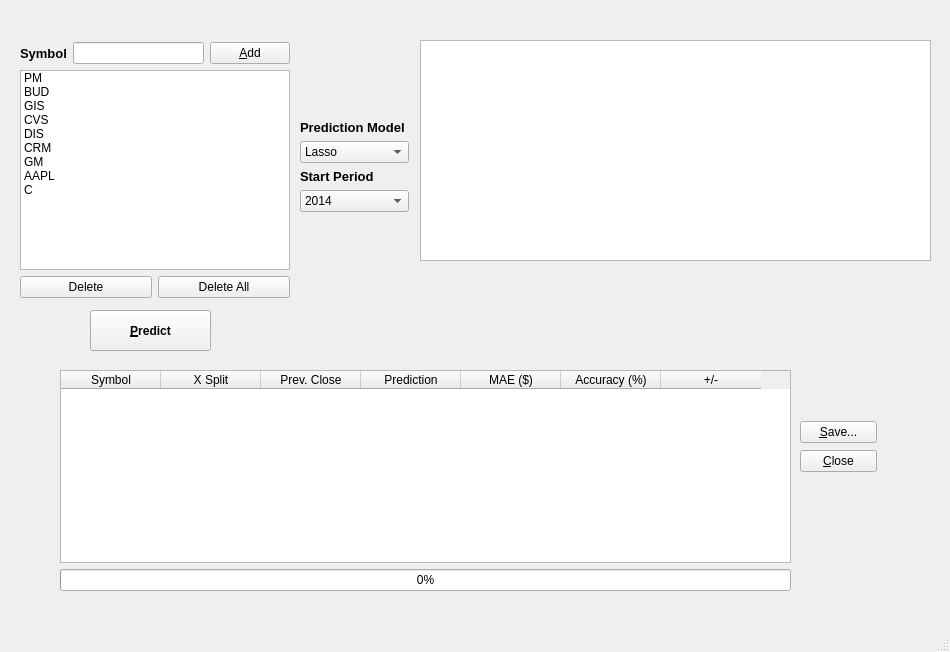
<?xml version="1.0" encoding="UTF-8"?>
<ui version="4.0">
 <class>MainWindow</class>
 <widget class="QMainWindow" name="MainWindow">
  <property name="geometry">
   <rect>
    <x>0</x>
    <y>0</y>
    <width>950</width>
    <height>652</height>
   </rect>
  </property>
  <property name="minimumSize">
   <size>
    <width>950</width>
    <height>652</height>
   </size>
  </property>
  <property name="windowTitle">
   <string>Stock Prediction</string>
  </property>
  <widget class="QWidget" name="centralwidget">
   <widget class="QWidget" name="layoutWidget">
    <property name="geometry">
     <rect>
      <x>20</x>
      <y>42</y>
      <width>270</width>
      <height>256</height>
     </rect>
    </property>
    <layout class="QVBoxLayout" name="verticalLayout">
     <item>
      <layout class="QHBoxLayout" name="horizontalLayout">
       <item>
        <widget class="QLabel" name="label">
         <property name="font">
          <font>
           <pointsize>10</pointsize>
           <weight>75</weight>
           <bold>true</bold>
          </font>
         </property>
         <property name="text">
          <string>Symbol</string>
         </property>
        </widget>
       </item>
       <item>
        <widget class="QLineEdit" name="lSymbol"/>
       </item>
       <item>
        <widget class="QPushButton" name="bAdd">
         <property name="text">
          <string>&amp;Add</string>
         </property>
        </widget>
       </item>
      </layout>
     </item>
     <item>
      <widget class="QListWidget" name="lTickers">
       <item>
        <property name="text">
         <string>PM</string>
        </property>
       </item>
       <item>
        <property name="text">
         <string>BUD</string>
        </property>
       </item>
       <item>
        <property name="text">
         <string>GIS</string>
        </property>
       </item>
       <item>
        <property name="text">
         <string>CVS</string>
        </property>
       </item>
       <item>
        <property name="text">
         <string>DIS</string>
        </property>
       </item>
       <item>
        <property name="text">
         <string>CRM</string>
        </property>
       </item>
       <item>
        <property name="text">
         <string>GM</string>
        </property>
       </item>
       <item>
        <property name="text">
         <string>AAPL</string>
        </property>
       </item>
       <item>
        <property name="text">
         <string>C</string>
        </property>
       </item>
      </widget>
     </item>
     <item>
      <layout class="QHBoxLayout" name="horizontalLayout_2">
       <item>
        <widget class="QPushButton" name="bDelete">
         <property name="text">
          <string>Delete</string>
         </property>
        </widget>
       </item>
       <item>
        <widget class="QPushButton" name="bDeleteAll">
         <property name="text">
          <string>Delete All</string>
         </property>
        </widget>
       </item>
      </layout>
     </item>
    </layout>
   </widget>
   <widget class="QWidget" name="layoutWidget">
    <property name="geometry">
     <rect>
      <x>300</x>
      <y>120</y>
      <width>109</width>
      <height>92</height>
     </rect>
    </property>
    <layout class="QVBoxLayout" name="verticalLayout_2">
     <item>
      <widget class="QLabel" name="label_2">
       <property name="font">
        <font>
         <pointsize>10</pointsize>
         <weight>75</weight>
         <bold>true</bold>
        </font>
       </property>
       <property name="text">
        <string>Prediction Model</string>
       </property>
      </widget>
     </item>
     <item>
      <widget class="QComboBox" name="comboBox">
       <item>
        <property name="text">
         <string>Lasso</string>
        </property>
       </item>
       <item>
        <property name="text">
         <string>Linear</string>
        </property>
       </item>
      </widget>
     </item>
     <item>
      <widget class="QLabel" name="label_3">
       <property name="font">
        <font>
         <pointsize>10</pointsize>
         <weight>75</weight>
         <bold>true</bold>
        </font>
       </property>
       <property name="text">
        <string>Start Period</string>
       </property>
      </widget>
     </item>
     <item>
      <widget class="QComboBox" name="cStartPeriod">
       <item>
        <property name="text">
         <string>2014</string>
        </property>
       </item>
       <item>
        <property name="text">
         <string>2015</string>
        </property>
       </item>
       <item>
        <property name="text">
         <string>2016</string>
        </property>
       </item>
       <item>
        <property name="text">
         <string>2017</string>
        </property>
       </item>
       <item>
        <property name="text">
         <string>2018</string>
        </property>
       </item>
      </widget>
     </item>
    </layout>
   </widget>
   <widget class="QTextBrowser" name="tTickerDisplay">
    <property name="geometry">
     <rect>
      <x>420</x>
      <y>40</y>
      <width>511</width>
      <height>221</height>
     </rect>
    </property>
   </widget>
   <widget class="QPushButton" name="bPredict">
    <property name="geometry">
     <rect>
      <x>90</x>
      <y>310</y>
      <width>121</width>
      <height>41</height>
     </rect>
    </property>
    <property name="font">
     <font>
      <weight>75</weight>
      <bold>true</bold>
     </font>
    </property>
    <property name="text">
     <string>&amp;Predict</string>
    </property>
   </widget>
   <widget class="QWidget" name="layoutWidget">
    <property name="geometry">
     <rect>
      <x>60</x>
      <y>370</y>
      <width>731</width>
      <height>221</height>
     </rect>
    </property>
    <layout class="QVBoxLayout" name="verticalLayout_3">
     <item>
      <widget class="QTableWidget" name="tPredictions">
       <column>
        <property name="text">
         <string>Symbol</string>
        </property>
       </column>
       <column>
        <property name="text">
         <string>X Split</string>
        </property>
       </column>
       <column>
        <property name="text">
         <string>Prev. Close</string>
        </property>
       </column>
       <column>
        <property name="text">
         <string>Prediction</string>
        </property>
       </column>
       <column>
        <property name="text">
         <string>MAE ($)</string>
        </property>
       </column>
       <column>
        <property name="text">
         <string>Accuracy (%)</string>
        </property>
       </column>
       <column>
        <property name="text">
         <string>+/-</string>
        </property>
       </column>
      </widget>
     </item>
     <item>
      <widget class="QProgressBar" name="progressBar">
       <property name="value">
        <number>0</number>
       </property>
      </widget>
     </item>
    </layout>
   </widget>
   <widget class="QWidget" name="layoutWidget">
    <property name="geometry">
     <rect>
      <x>800</x>
      <y>420</y>
      <width>77</width>
      <height>54</height>
     </rect>
    </property>
    <layout class="QVBoxLayout" name="verticalLayout_4">
     <item>
      <widget class="QPushButton" name="bSave">
       <property name="text">
        <string>&amp;Save...</string>
       </property>
      </widget>
     </item>
     <item>
      <widget class="QPushButton" name="bClose">
       <property name="text">
        <string>&amp;Close</string>
       </property>
      </widget>
     </item>
    </layout>
   </widget>
  </widget>
  <widget class="QMenuBar" name="menubar">
   <property name="geometry">
    <rect>
     <x>0</x>
     <y>0</y>
     <width>950</width>
     <height>21</height>
    </rect>
   </property>
  </widget>
  <widget class="QStatusBar" name="statusbar"/>
 </widget>
 <resources/>
 <connections/>
</ui>
